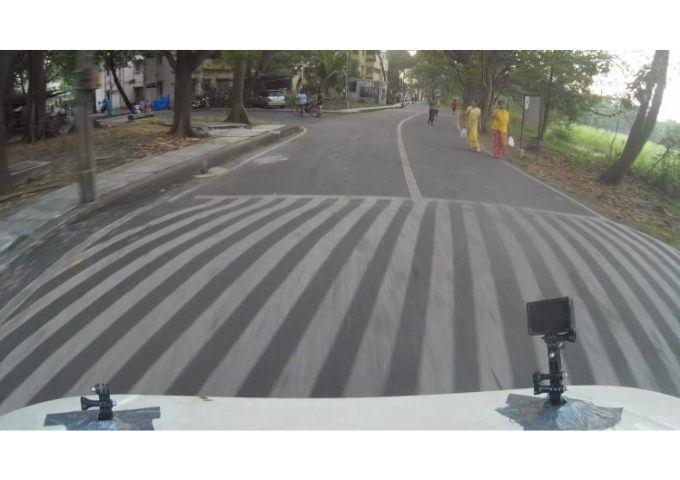
//> input picture test_cases/8_3.png, 680 x 480 px
$ ./Adaptive_Thresholding   (built with g++ and OpenCV 4)
//> lines starting //> are read from the running program, lines starting //| are printed output that depends on the picture; after the words box and inside, x2 and y2 are one past the last pixel; in counts of white or black regions, pixels touching at a corner belong together
#include <opencv2/imgproc.hpp>
#include <opencv2/imgcodecs.hpp>
#include <opencv2/highgui.hpp>
#include <opencv2/opencv.hpp>

using namespace cv;
using namespace std;
//global variables
Mat img,adp;
int max_value = 255;
int odd_ker = 48;//
int ker_size = 2*odd_ker + 3;
int d = 80;
int c = d-80;
void adaptiveThres(int ,void*)
{
	ker_size = 2*odd_ker + 1;
	c = d-80;
	adaptiveThreshold(img,adp,max_value,ADAPTIVE_THRESH_MEAN_C, THRESH_BINARY,ker_size,c);
	imshow("adaptiveThreshold_mean",adp);
	adaptiveThreshold(img,adp,max_value,ADAPTIVE_THRESH_GAUSSIAN_C, THRESH_BINARY,ker_size,c);
	imshow("adaptiveThreshold_gaussian",adp);
	waitKey(0);
}
int main()
{
	img = imread("8_3.png",0);
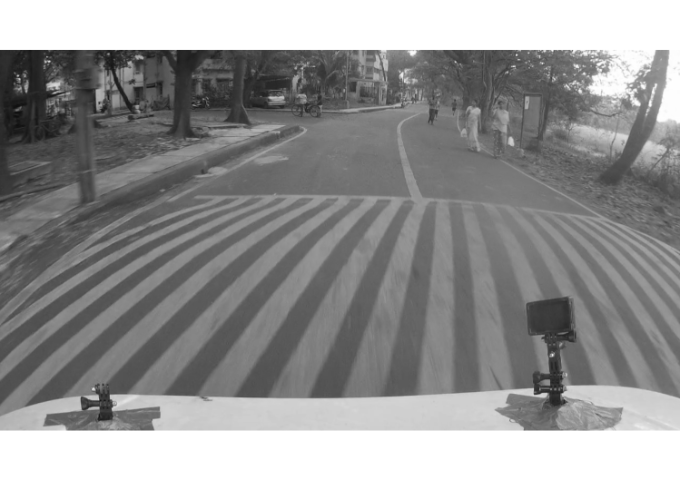
//> img: 480 rows x 680 cols, CV_8UC1; min 15, max 255, mean 145.7
	namedWindow("adaptiveThreshold",CV_WINDOW_FREERATIO);
	createTrackbar("max_value","adaptiveThreshold",&max_value,255,adaptiveThres);
	createTrackbar("odd_ker","adaptiveThreshold",&odd_ker,600,adaptiveThres);
	createTrackbar("d","adaptiveThreshold",&d,333,adaptiveThres);
	adaptiveThres(max_value,0);
//> in adaptiveThres, `adaptiveThreshold(img,adp,max_value,ADAPTIVE_THRESH_MEAN_C, THRESH_BIN..`:
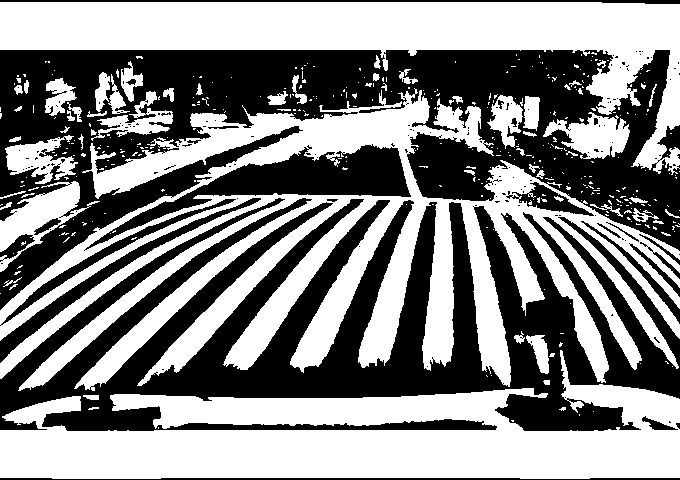
//> adp: 480 rows x 680 cols, CV_8UC1; 52.6% white; 164 black regions (140 under 20 px), largest, box (x1, y1, x2, y2) and area: (0, 198, 680, 431) 68465, (0, 50, 680, 310) 66831, (84, 144, 411, 251) 8388
//> in adaptiveThres, `adaptiveThreshold(img,adp,max_value,ADAPTIVE_THRESH_GAUSSIAN_C, THRESH..`:
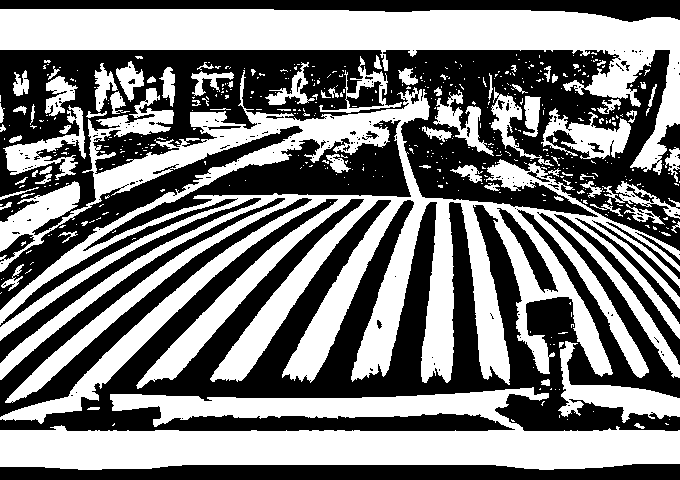
//> adp: 480 rows x 680 cols, CV_8UC1; 49% white; 505 white regions (426 under 20 px), largest, box (x1, y1, x2, y2) and area: (0, 70, 680, 424) 75724, (0, 387, 680, 470) 32717, (0, 9, 680, 175) 30840
	return 0;
}

$ run again, with test_cases/0_0.png copied over test_cases/8_3.png
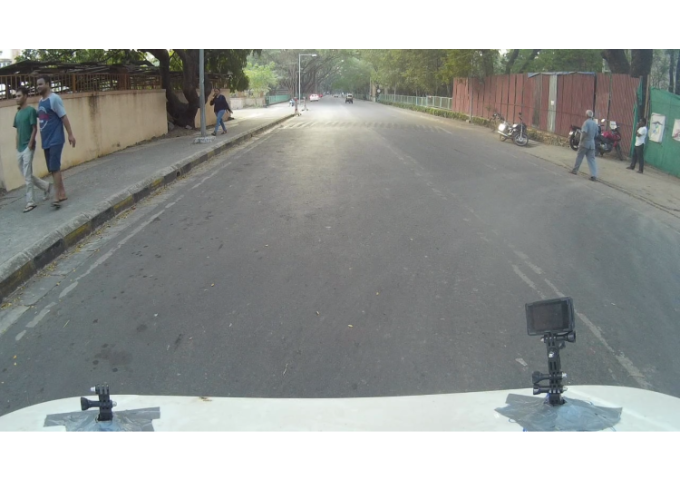
//> input picture test_cases/0_0.png, 680 x 480 px
//> in adaptiveThres, `adaptiveThreshold(img,adp,max_value,ADAPTIVE_THRESH_MEAN_C, THRESH_BIN..`:
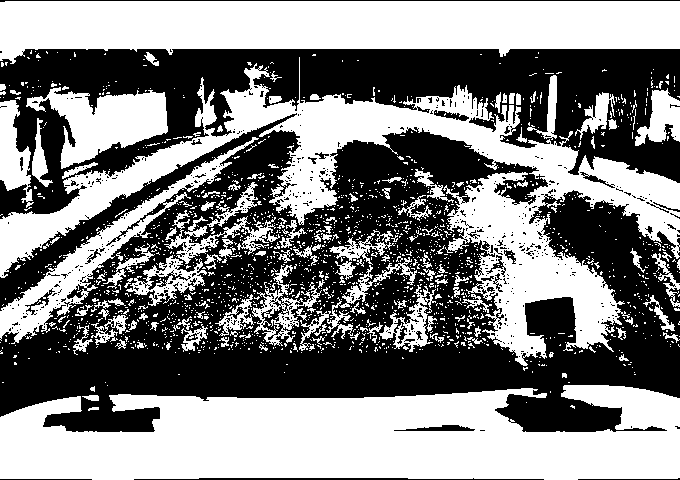
//> adp: 480 rows x 680 cols, CV_8UC1; 50.8% white; 621 black regions (588 under 20 px), largest, box (x1, y1, x2, y2) and area: (0, 113, 680, 432) 108111, (0, 49, 680, 219) 47348, (0, 0, 680, 2) 685
//> in adaptiveThres, `adaptiveThreshold(img,adp,max_value,ADAPTIVE_THRESH_GAUSSIAN_C, THRESH..`:
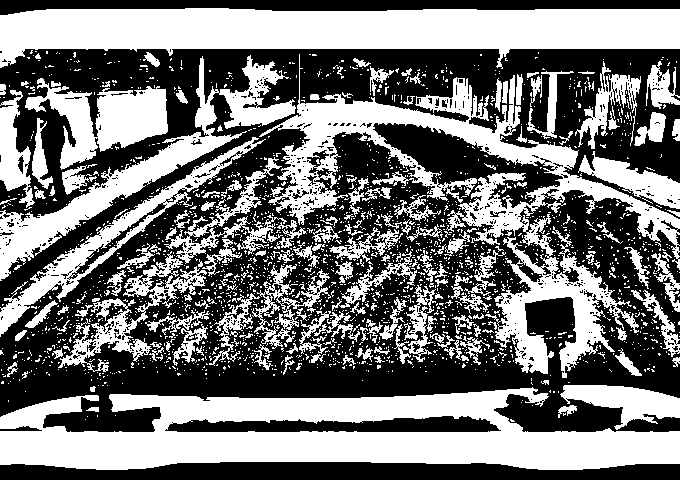
//> adp: 480 rows x 680 cols, CV_8UC1; 46.4% white; 2116 white regions (1945 under 20 px), largest, box (x1, y1, x2, y2) and area: (0, 387, 680, 470) 34155, (0, 8, 680, 69) 27209, (259, 54, 680, 378) 25348

$ run again, with test_cases/0_1.png copied over test_cases/8_3.png
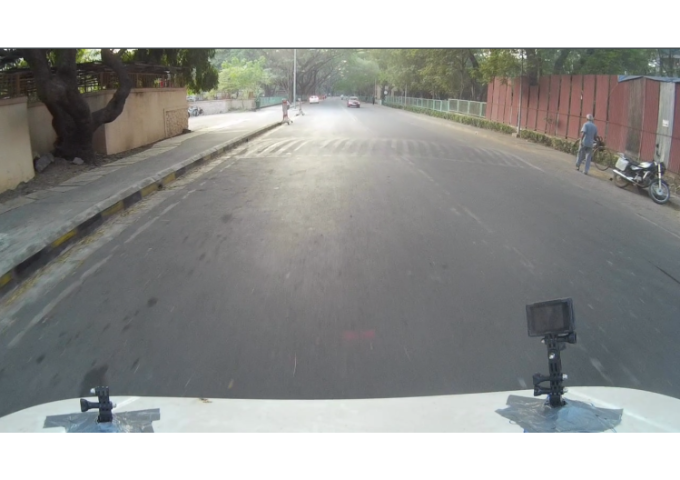
//> input picture test_cases/0_1.png, 680 x 480 px
//> in adaptiveThres, `adaptiveThreshold(img,adp,max_value,ADAPTIVE_THRESH_MEAN_C, THRESH_BIN..`:
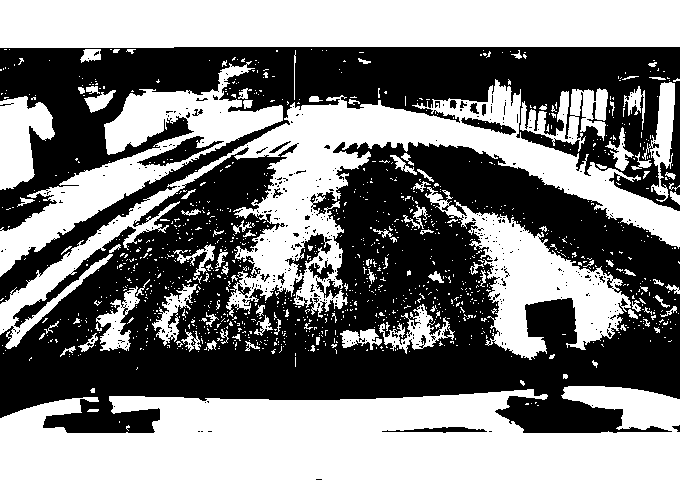
//> adp: 480 rows x 680 cols, CV_8UC1; 49.2% white; 1178 white regions (1069 under 20 px), largest, box (x1, y1, x2, y2) and area: (0, 386, 680, 480) 50041, (0, 79, 680, 349) 32809, (0, 0, 680, 48) 32134
//> in adaptiveThres, `adaptiveThreshold(img,adp,max_value,ADAPTIVE_THRESH_GAUSSIAN_C, THRESH..`:
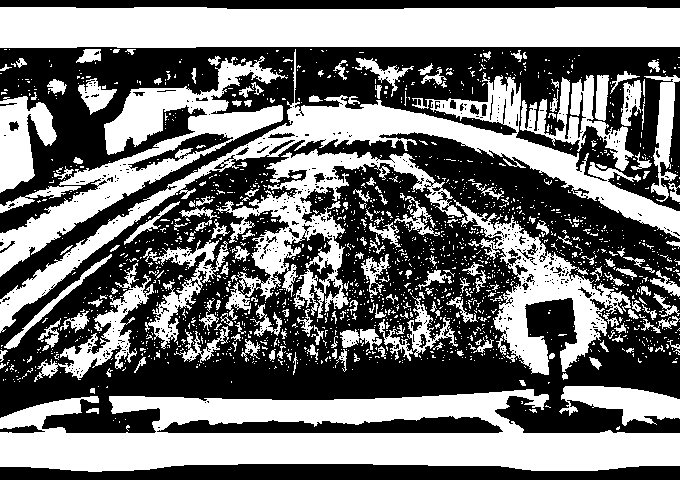
//> adp: 480 rows x 680 cols, CV_8UC1; 46% white; 1791 white regions (1598 under 20 px), largest, box (x1, y1, x2, y2) and area: (0, 389, 680, 472) 34390, (0, 7, 680, 48) 26740, (0, 49, 680, 333) 18463

$ run again, with test_cases/0_2.png copied over test_cases/8_3.png
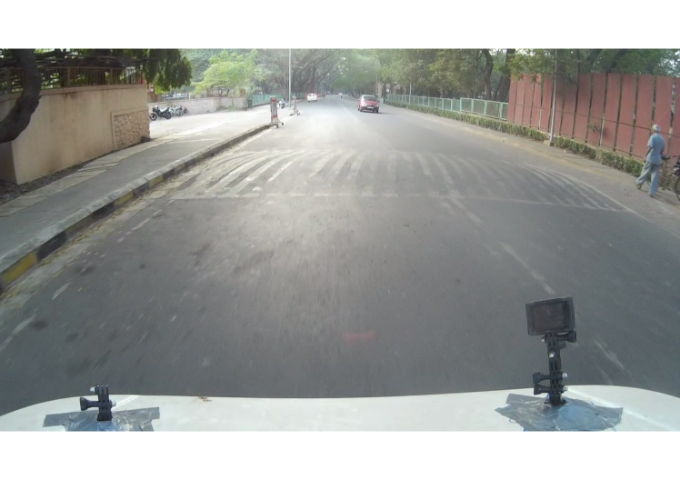
//> input picture test_cases/0_2.png, 680 x 480 px
//> in adaptiveThres, `adaptiveThreshold(img,adp,max_value,ADAPTIVE_THRESH_MEAN_C, THRESH_BIN..`:
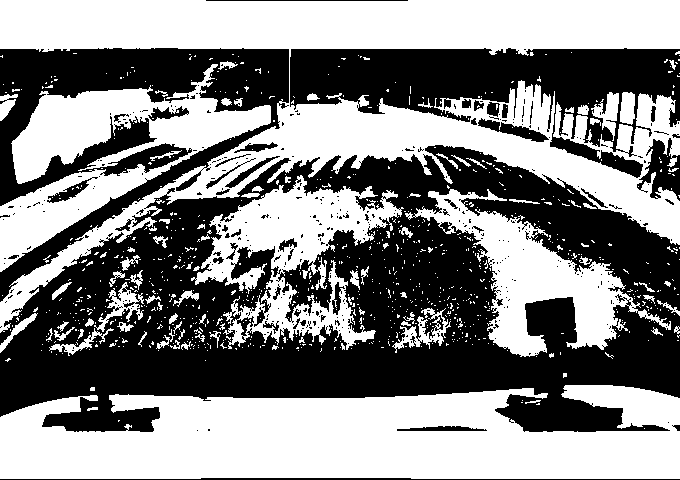
//> adp: 480 rows x 680 cols, CV_8UC1; 51.9% white; 392 black regions (347 under 20 px), largest, box (x1, y1, x2, y2) and area: (0, 145, 680, 432) 102885, (0, 48, 289, 302) 23781, (290, 48, 680, 178) 22796
//> in adaptiveThres, `adaptiveThreshold(img,adp,max_value,ADAPTIVE_THRESH_GAUSSIAN_C, THRESH..`:
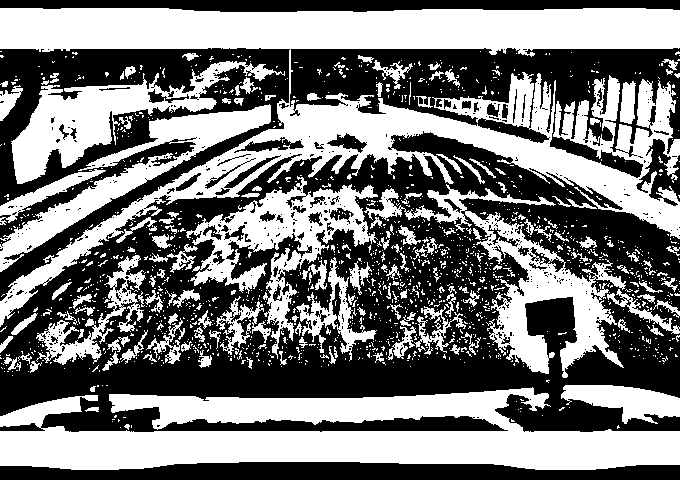
//> adp: 480 rows x 680 cols, CV_8UC1; 47.6% white; 1500 white regions (1335 under 20 px), largest, box (x1, y1, x2, y2) and area: (0, 8, 680, 327) 56614, (0, 387, 680, 470) 34820, (364, 184, 626, 378) 10794
